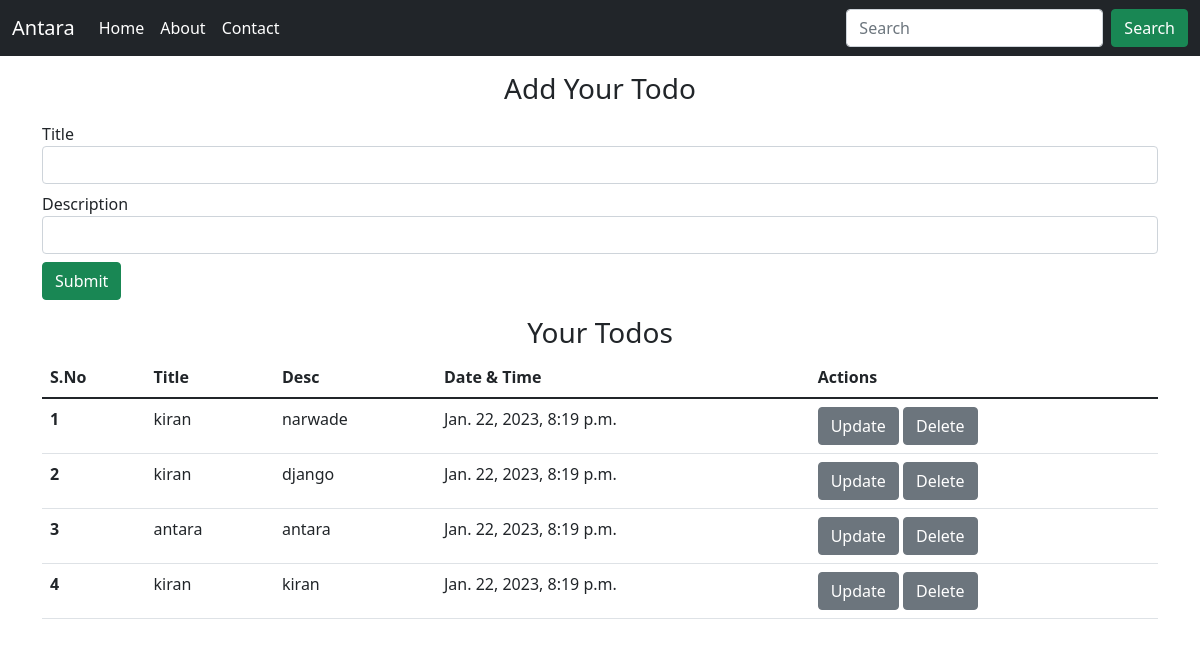
The page / on the database its author committed.
### app/models.py (models this page shows, shortened)
class Todo(models.Model):
    title = models.CharField(max_length=50)
    desc = models.TextField()
    date_time = models.DateTimeField(auto_now_add=True)

### app/views.py (the view, shortened to what this page needs)
# urls.py: 2. Add a URL to urlpatterns:  path('', views.home, name='home')
def home(request):
    all_todos = Todo.objects.all()
    return render(request, 'home.html', {'all_todos':all_todos})

### templates/home.html (shortened to what this page needs)
{% extends 'base.html' %}
{% block body %}
<div class="container my-3">
    <h3 class="text-center my-3">Add Your Todo</h3>
    <form method="POST">
        <div class="form-group my-2">
          <label for="exampleInputEmail1">Title</label>
          <input type="text" name="title" class="form-control" required>
        </div>
        <div class="form-group my-2">
          <label for="exampleInputPassword1">Description</label>
          <input type="text" name="desc" class="form-control" id="exampleInputPassword1" required>
        </div>
        <button type="submit" class="btn btn-success">Submit</button>
      </form>
</div>
<div class="container">
    <h3 class="text-center">Your Todos</h3>
    {% if all_todos|length == 0 %}
    <div class="alert alert-secondary" role="alert">
        No Todos Available! Add Your First Todo Now!
      </div>
    {% else %}
    <table class="table">
        <thead>
            <tr>
                <th scope="col">S.No</th>
                <th scope="col">Title</th>
                <th scope="col">Desc</th>
                <th scope="col">Date & Time</th>
                <th scope="col">Actions</th>
            </tr>
        </thead>
        <tbody>
            {% for td in all_todos %}
          <tr>
            <th scope="row">{{forloop.counter}}</th>
            <td>{{td.title}}</td>
            <td>{{td.desc}}</td>
            <td>{{td.date_time}}</td>
            <td><a href="/update/{{td.pk}}"><button type="button" class="btn btn-secondary">Update</button></a>
            <a href="/delete/{{td.pk}}"><button type="button" class="btn btn-secondary">Delete</button></a></td>
          </tr>
          {% endfor %}
        </tbody>
      </table>
      {% endif %}
</div>
{% endblock body %}

### templates/base.html (shortened to what this page needs)
<!doctype html>
<html lang="en">
  <head>
    <link href="https://cdn.jsdelivr.net/npm/bootstrap@5.1.3/dist/css/bootstrap.min.css" rel="stylesheet">
  </head>
  <body>
    <nav class="navbar navbar-expand-lg navbar-dark bg-dark">
        <div class="container-fluid">
          <a class="navbar-brand" href="/">Antara</a>
          <div class="collapse navbar-collapse" id="navbarSupportedContent">
            <ul class="navbar-nav me-auto mb-2 mb-lg-0">
              <li class="nav-item">
                <a class="nav-link active" aria-current="page" href="/">Home</a>
              </li>
              <li class="nav-item">
                <a class="nav-link active" href="/about">About</a>
              </li>
              <li class="nav-item">
                <a class="nav-link active" href="/contact">Contact</a>
              </li>
            </ul>
            <form class="d-flex" method="GET" action="/search">
              <input class="form-control me-2" type="search" name="query" placeholder="Search" aria-label="Search">
              <button class="btn btn-success" type="submit">Search</button>
            </form>
          </div>
        </div>
      </nav>
      {% block body %}
      {% endblock body %}
  </body>
</html>

### rows shown on the page
Todo: title "kiran", desc "narwade", date_time "Jan. 22, 2023, 8:19 p.m."
Todo: title "kiran", desc "django", date_time "Jan. 22, 2023, 8:19 p.m."
Todo: title "antara", desc "antara", date_time "Jan. 22, 2023, 8:19 p.m."
Todo: title "kiran", desc "kiran", date_time "Jan. 22, 2023, 8:19 p.m."
